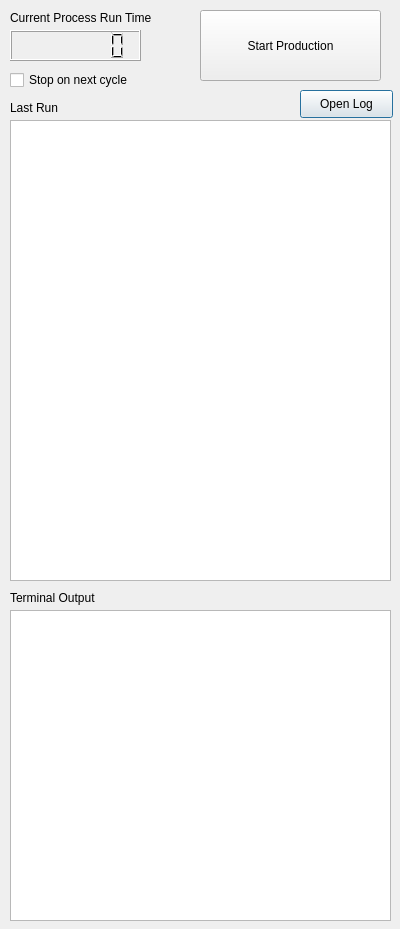
<?xml version="1.0" encoding="UTF-8"?>
<ui version="4.0">
 <class>iChartProduction</class>
 <widget class="QDialog" name="iChartProduction">
  <property name="geometry">
   <rect>
    <x>0</x>
    <y>0</y>
    <width>400</width>
    <height>929</height>
   </rect>
  </property>
  <property name="windowTitle">
   <string>Dialog</string>
  </property>
  <widget class="QCheckBox" name="chkStopNextCycle">
   <property name="geometry">
    <rect>
     <x>10</x>
     <y>70</y>
     <width>131</width>
     <height>20</height>
    </rect>
   </property>
   <property name="text">
    <string>Stop on next cycle</string>
   </property>
  </widget>
  <widget class="QTextEdit" name="tbTerminalOut">
   <property name="geometry">
    <rect>
     <x>10</x>
     <y>610</y>
     <width>381</width>
     <height>311</height>
    </rect>
   </property>
  </widget>
  <widget class="QLabel" name="label">
   <property name="geometry">
    <rect>
     <x>10</x>
     <y>590</y>
     <width>101</width>
     <height>16</height>
    </rect>
   </property>
   <property name="text">
    <string>Terminal Output</string>
   </property>
  </widget>
  <widget class="QTextEdit" name="tbLastRunLog">
   <property name="geometry">
    <rect>
     <x>10</x>
     <y>120</y>
     <width>381</width>
     <height>461</height>
    </rect>
   </property>
  </widget>
  <widget class="QLabel" name="label_2">
   <property name="geometry">
    <rect>
     <x>10</x>
     <y>100</y>
     <width>55</width>
     <height>16</height>
    </rect>
   </property>
   <property name="text">
    <string>Last Run</string>
   </property>
  </widget>
  <widget class="QPushButton" name="cmdOpenLog">
   <property name="geometry">
    <rect>
     <x>300</x>
     <y>90</y>
     <width>93</width>
     <height>28</height>
    </rect>
   </property>
   <property name="text">
    <string>Open Log</string>
   </property>
  </widget>
  <widget class="QLCDNumber" name="lcdCycleTime">
   <property name="geometry">
    <rect>
     <x>10</x>
     <y>30</y>
     <width>131</width>
     <height>31</height>
    </rect>
   </property>
   <property name="digitCount">
    <number>7</number>
   </property>
  </widget>
  <widget class="QLabel" name="label_3">
   <property name="geometry">
    <rect>
     <x>10</x>
     <y>10</y>
     <width>151</width>
     <height>16</height>
    </rect>
   </property>
   <property name="text">
    <string>Current Process Run Time</string>
   </property>
  </widget>
  <widget class="QPushButton" name="cmdStartProd">
   <property name="geometry">
    <rect>
     <x>200</x>
     <y>10</y>
     <width>181</width>
     <height>71</height>
    </rect>
   </property>
   <property name="text">
    <string>Start Production</string>
   </property>
  </widget>
 </widget>
 <resources/>
 <connections/>
</ui>
